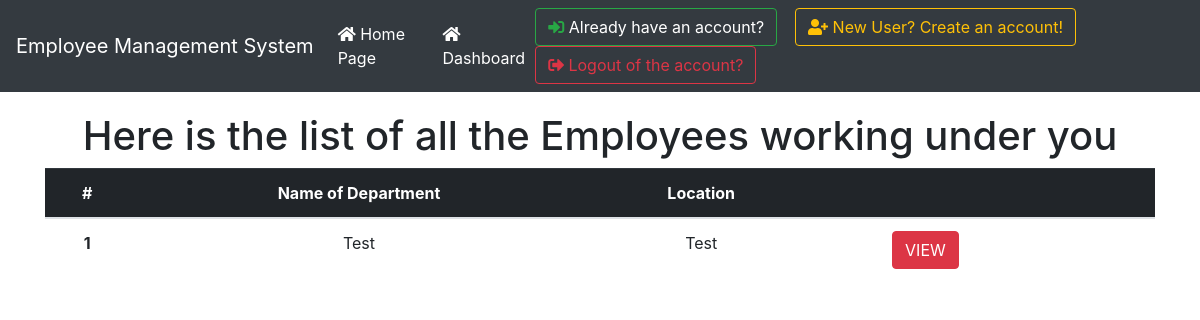
Before: /allDept (signed in) with the older database file.
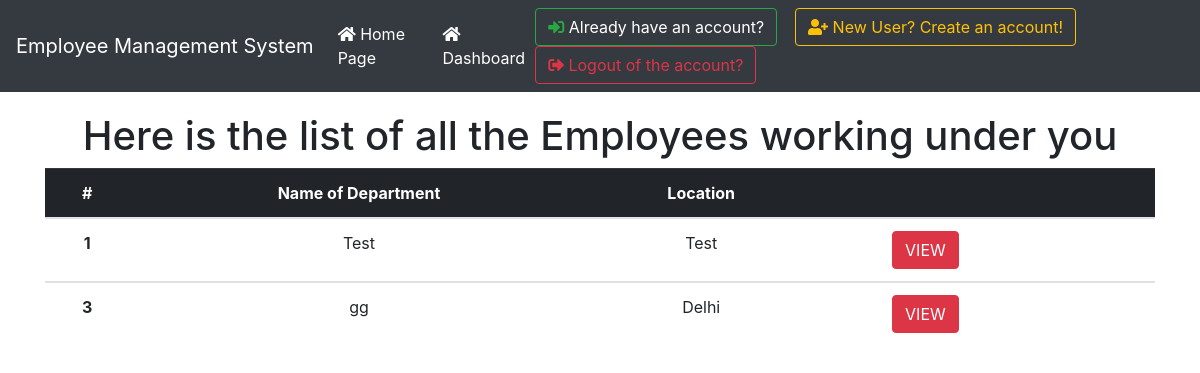
After: the same page with the newer database file.
### emp_app/models.py (models this page shows, shortened)
class Department(models.Model):
    name = models.CharField(max_length=256)
    location = models.CharField(max_length=256)

### emp_app/views.py (the view)
# urls.py: path('allDept', views.allDept.as_view(), name='allDept'),
class allDept(LoginRequiredMixin, ListView):
    model = models.Department
    template_name = 'emp_app/allDept.html'
    context_object_name = 'allDeptList'

### templates/emp_app/allDept.html (shortened to what this page needs)
{% extends 'index.html' %} {% block content %}
<div class="container" style="text-align: center; margin-top: 20px;">
    <h1>Here is the list of all the Employees working under you</h1>
    <table class="table">
        <thead class="table-dark ">
            <tr>
                <th scope="col">#</th>
                <th scope="col">Name of Department</th>
                <th scope="col">Location</th>
                <th scope="col"></th>
                <th scope="col"></th>
                <th scope="col"></th>
            </tr>
        </thead>
        {%for d in allDeptList%}
        <tbody>
            <tr>
                <th scope="row">{{d.id}}</th>
                <td>{{d.name}}</td>
                <td>{{d.location}}</td>
                <td><a type="button" href="{% url 'viewDept' d.pk %}" class="btn btn-danger">VIEW</a></td>
            </tr>
        </tbody>{%endfor%}
    </table>
</div>
{%endblock%}

Changed rows visible on the page:
added Department: id "3", name "gg", location "Delhi"
